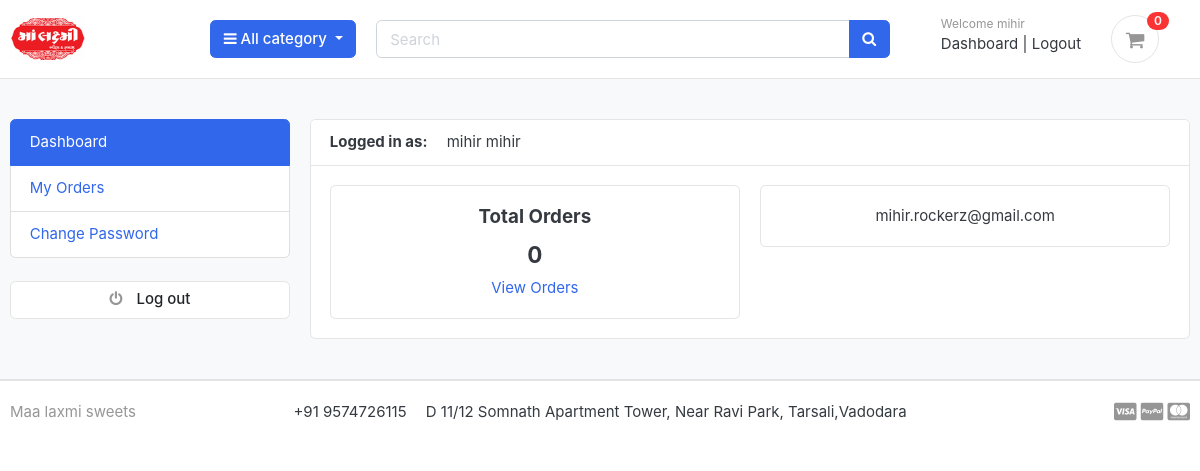
/accounts/ (signed in), run on the app's committed database.
### accounts/models.py (models this page shows, shortened)
class Account(AbstractBaseUser):
    first_name      = models.CharField(max_length=50)
    last_name       = models.CharField(max_length=50)
    username        = models.CharField(max_length=50, unique=True)
    email           = models.EmailField(max_length=100, unique=True)
    phone_number    = models.CharField(max_length=10)
    date_joined     = models.DateTimeField(auto_now_add=True)
    last_login      = models.DateTimeField(auto_now_add=True)
    is_admin        = models.BooleanField(default=False)
    is_staff        = models.BooleanField(default=False)
    is_active        = models.BooleanField(default=False)
    is_superadmin        = models.BooleanField(default=False)
    USERNAME_FIELD = 'email'
    REQUIRED_FIELDS = ['username', 'first_name', 'last_name']
    objects = MyAccountManager()
    def full_name(self):
        return f'{self.first_name} {self.last_name}'

### accounts/views.py (the view)
# urls.py: path('',views.dashboard,name='dashboard'),
@login_required(login_url='login')
def dashboard(request):
    orders = Order.objects.order_by('-created_at').filter(user_id=request.user.id,is_ordered=True)
    orders_count = orders.count()
    context = {
        'orders_count':orders_count,
    }
    return render(request, 'accounts/dashboard.html', context)

### carts/context_processors.py (called while the page is built)
def counter(request):
    cart_count = 0
    if 'admin' in request.path:
        return {}
    else:
        try:
            cart = Cart.objects.filter(cart_id=_cart_id(request))
            if request.user.is_authenticated:
                cart_items = CartItem.objects.all().filter(user=request.user)
            else:
                cart_items = CartItem.objects.all().filter(cart=cart[:1])
            for cart_item in cart_items:
                cart_count += cart_item.quantity
        except Cart.DoesNotExist:
            cart_count = 0
    return dict(cart_count=cart_count)

### carts/views.py (called while the page is built)
def _cart_id(request):
    cart = request.session.session_key
    if not cart:
        cart = request.session.create()
    return cart

### category/context_processors.py (called while the page is built)
def menu_links(request):
    links = Category.objects.all()
    return dict(links=links)

### category/models.py (called while the page is built)
    def get_url(self):
        return reverse('products_by_category',args=[self.slug])

### templates/accounts/dashboard.html (shortened to what this page needs)
{% extends 'base.html' %}
{% load static %}
{% block content %}
<section class="section-conten padding-y bg">
    <div class="container">
        <div class="row">
            {% include 'includes/dashboard_sidebar.html' %}
            <main class="col-md-9">
                <article class="card">
                    <header class="card-header">
                        <strong class="d-inline-block mr-3">Logged in as:</strong>
                        <span>{{user.full_name}}</span>
                    </header>
                    <div class="card-body">
                        <div class="row">
                            <div class="col-md-6">
                                <div class="card" style="text-align: center;">
                                    <div class="card-body">
                                        <h5 class="card-title">Total Orders</h5>
                                        <h4>{{orders_count}}</h4>
                                        <a href="{% url 'my_orders' %}">View Orders</a>
                                    </div>
                                </div>
                            </div>
                            <div class="col-md-6">
                                <div class="card" style="text-align: center;">
                                    <div class="card-body">
                                        <p class="mb-0">{{user.email}}</p>
                                    </div>
                                </div>
                            </div>
                        </div>
                    </div>
                </article>
            </main>
        </div>
    </div>
</section>
{% endblock %}

### templates/includes/navbar.html (shortened to what this page needs)
{% load static %}
<header class="section-header">
    <section class="header-main border-bottom">
        <div class="container">
    <div class="row align-items-center">
        <div class="col-lg-2 col-md-3 col-6">
            <a href="{% url 'home' %}" class="brand-wrap">
                <img class="logo" src="{% static 'images/logo.png' %}">
            </a>
        </div>
        <div class="col-lg col-sm col-md col-6 flex-grow-0">
            <div class="category-wrap dropdown d-inline-block float-right">
                <button type="button" class="btn btn-primary dropdown-toggle" data-toggle="dropdown">
                    <i class="fa fa-bars"></i> All category
                </button>
            </div>
        </div>
        <div class="col-lg  col-md-6 col-sm-12 col">
            <form action="{% url 'search' %}" class="search" method="GET">
                <div class="input-group w-100">
                    <input type="text" class="form-control" style="width:60%;" placeholder="Search" name="keyword">
                    <div class="input-group-append">
                      <button class="btn btn-primary" type="submit">
                        <i class="fa fa-search"></i>
                      </button>
                    </div>
                </div>
            </form>
        </div>
        <div class="col-lg-3 col-sm-6 col-12 order-2 order-lg-3">
                    <div class="d-flex justify-content-end mb-3 mb-lg-0">
                        {% if user.id is None %}
                        <div class="widget-header">
                            <small class="title text-muted">Welcome guest!</small>
                            <div>
                                <a href="{% url 'login' %}">Sign in</a> <span class="dark-transp"> | </span>
                                <a href="{% url 'register' %}"> Register</a>
                            </div>
                        </div>
                        {% else %}
                        <div class="widget-header">
                            <small class="title text-muted">Welcome {{user.first_name}}</small>
                            <div>
                                <a href="{% url 'dashboard' %}">Dashboard</a> <span class="dark-transp"> | </span>
                                <a href="{% url 'logout' %}"> Logout</a>
                            </div>
                        </div>
                        {% endif %}
                        <a href="{% url 'cart' %}" class="widget-header pl-3 ml-3">
                            <div class="icon icon-sm rounded-circle border"><i class="fa fa-shopping-cart"></i></div>
                            <span class="badge badge-pill badge-danger notify">{{cart_count}}</span>
                        </a>
                    </div>
                </div>
    </div>
        </div>
    </section>
    </header>

### static/css/ui.css (style rules this page uses)
html { font-family: "Inter", sans-serif; font-size: 15px; }
.icon-xs, .icon-sm, .icon-md, .icon-lg { display: inline-block; text-align: center; flex-shrink: 0; flex-grow: 0; }
.icon-sm { width: 48px; height: 48px; line-height: 48px !important; font-size: 20px; }
.padding-y { padding-top: 40px; padding-bottom: 40px; }
article:after, .form-group:after { display: block; clear: both; content: ""; }
.bg { background-color: #f8f9fa; }
p:last-child { margin-bottom: 0; }
.header-main { position: relative; padding-top: 1rem; padding-bottom: 1rem; }
.brand-wrap .logo, .navbar-brand .logo { margin-right: 7px; max-height: 42px; display: inline-block; }
.widget-header { display: inline-block; vertical-align: middle; position: relative; }
.widget-header a { color: #343a40; }
.widget-header i { color: #969696; }
.widget-header .title { display: block; }
.widget-header .notify { position: absolute; top: -3px; right: -10px; }
.notify { position: absolute; top: -4px; right: -10px; display: inline-block; padding: 0.25em 0.6em; font-size: 12px; line-height: 1; text-align: center; border-radius: 3rem; color: #fff; background-color: #fa3434; }

### data on the page
Account: first_name "mihir", full_name "mihir mihir", email "mihir.rockerz@gmail.com"

### other printed values
{{ cart_count }} "0"
{{ orders_count }} "0"
